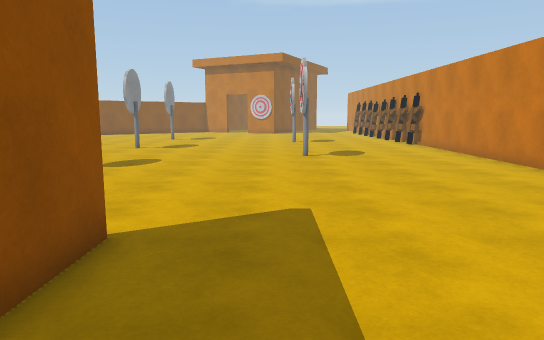
[1] (above)

24 first-person views from a walk through a 3-D level made in the Unity game engine. The camera is 1.5 m above the floor, tilts 8° down and sees 70° across. The floor is counted in squares, 1 m on a side. Each view is taken from the middle of a square. On the plan, view 1 faces up. The plan holds only what a view shows up to about 17 squares ahead; the rest is blank. The place goes on beyond the plan. The player character is not drawn. Surface patterns are stand-ins for the level's own textures.

[2]
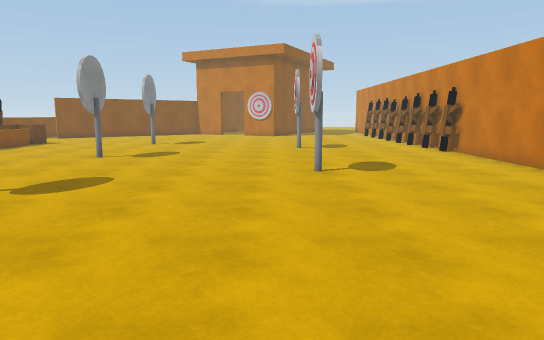

[3]
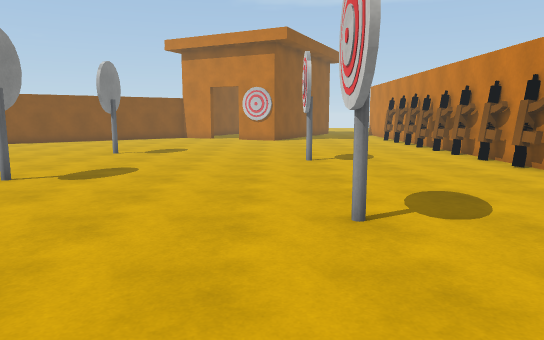

[4]
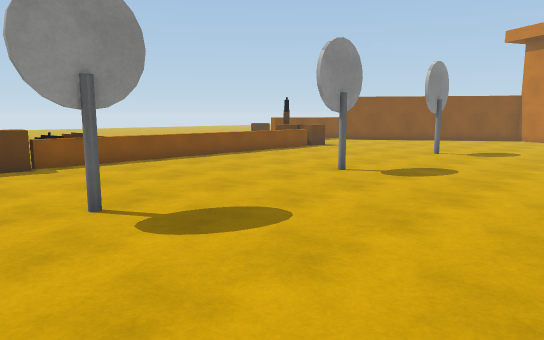

[5]
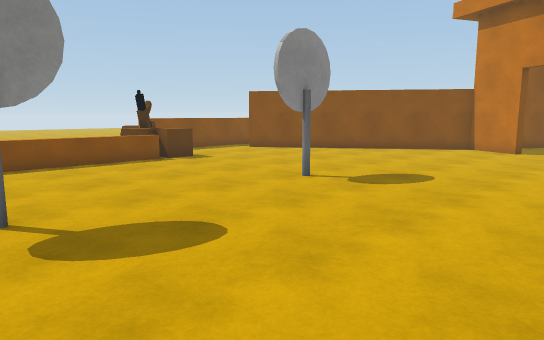

[6]
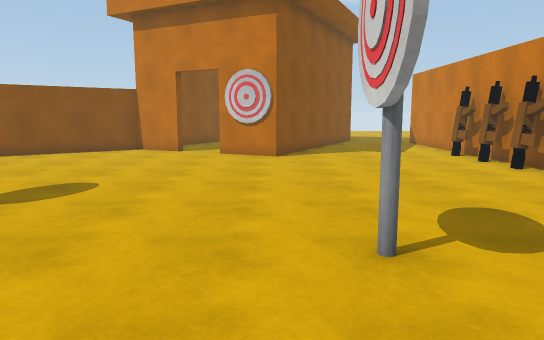

[7]
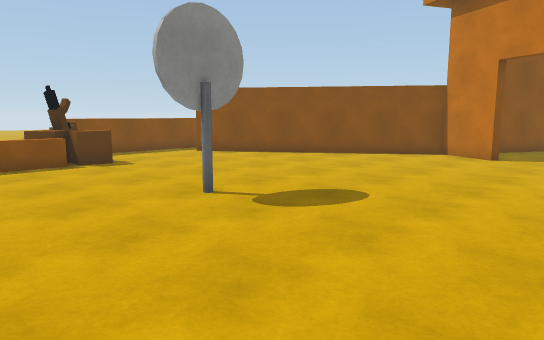

[8]
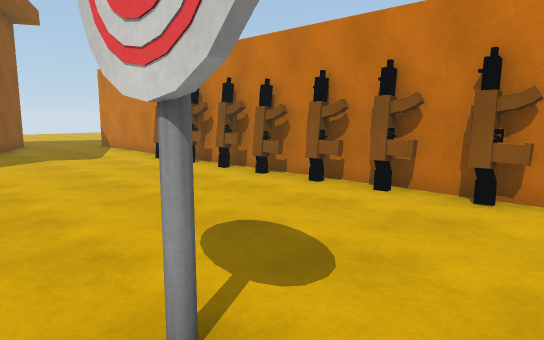

[9]
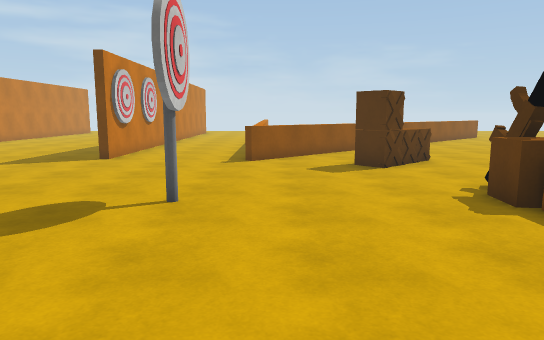

[10]
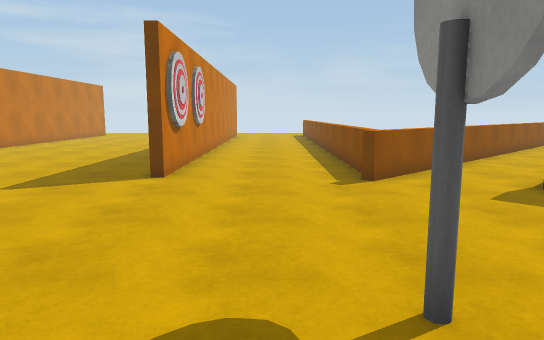

[11]
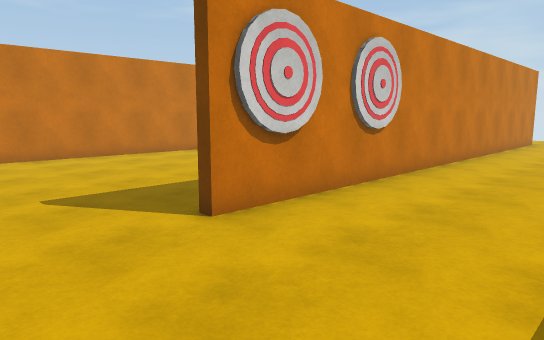

[12]
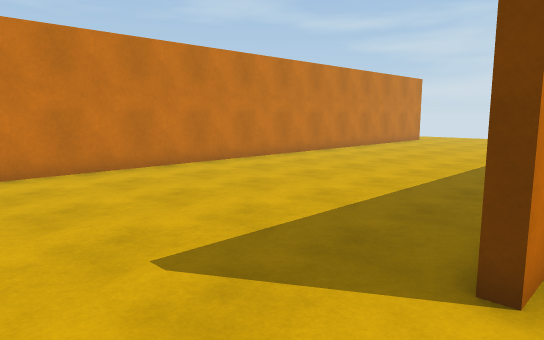

[13]
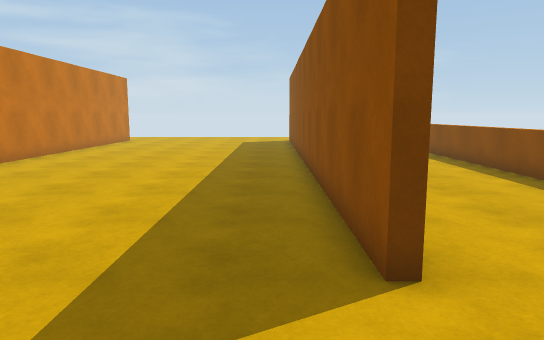

[14]
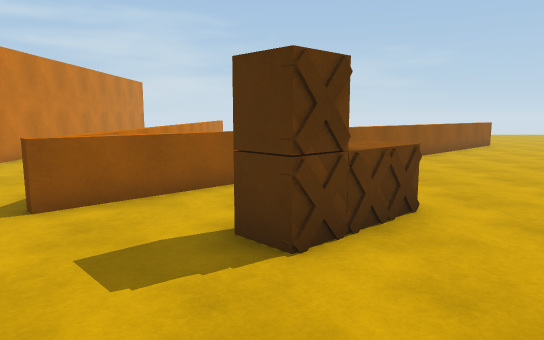

[15]
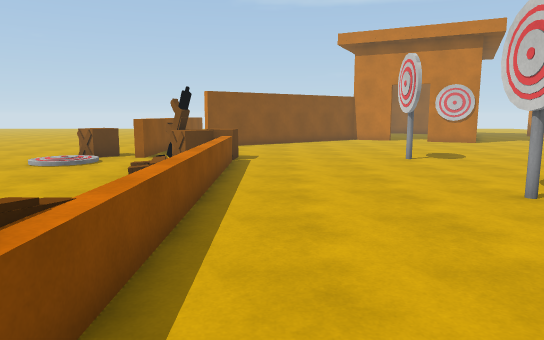

[16]
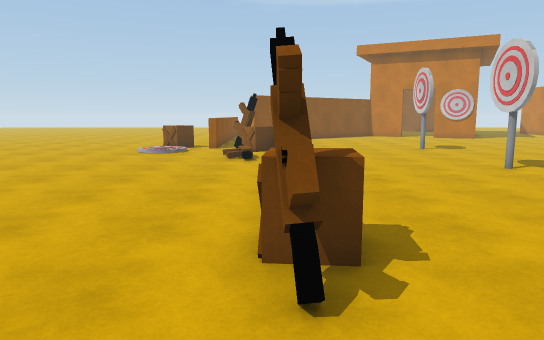

[17]
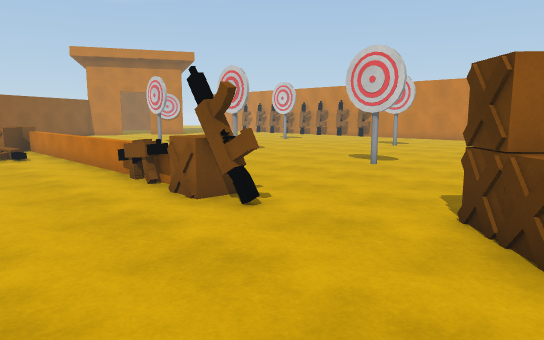

[18]
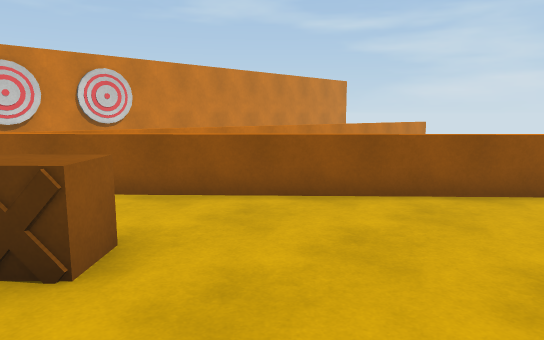

[19]
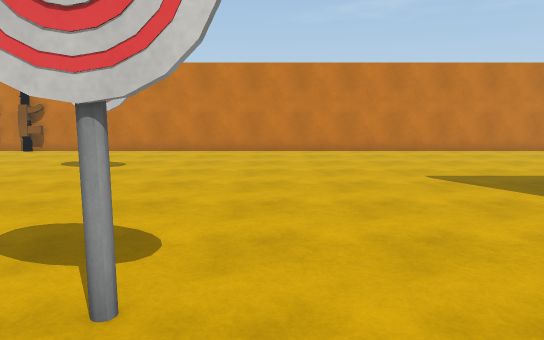

[20]
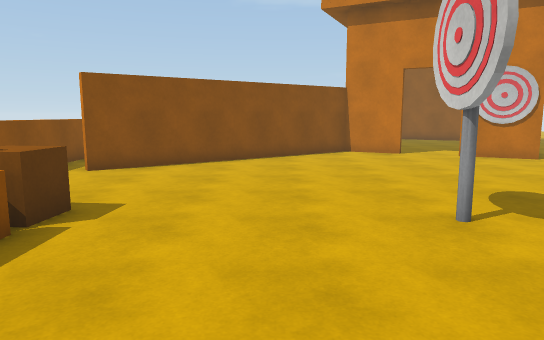

[21]
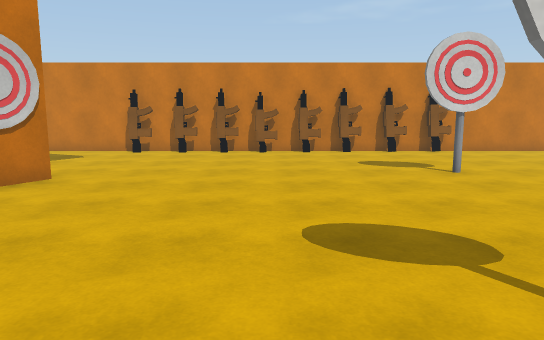

[22]
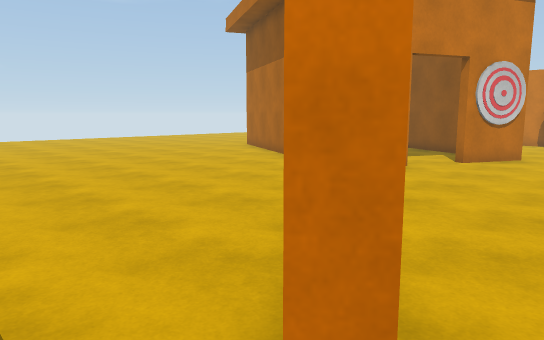

[23]
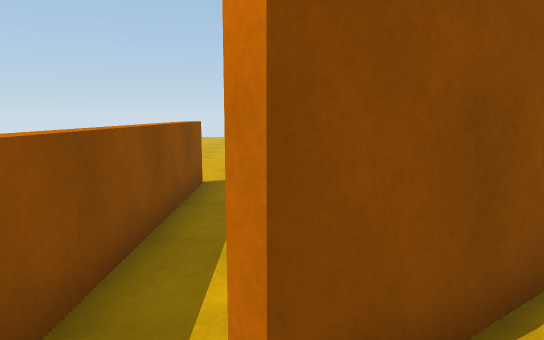

[24]
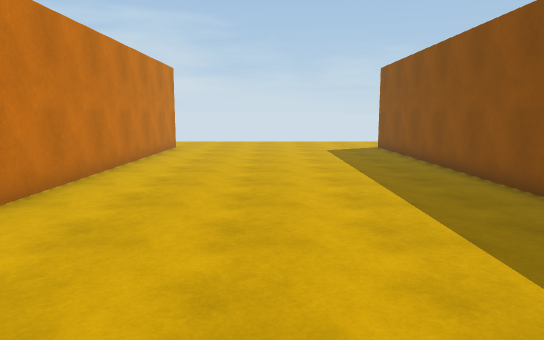

### Floor plan
Points are (right, up) in squares from view 1. A wall is a line through its corners. A room is listed if a view was taken in it or the views show most of it. See-through windows are left out.
Room 1 (views 1, 2, 3, 4, 5, 6, 7, 8, 9, 10, 11, 12, 13, 14, 15, 16, 17, 18, 19, 20, 21, 22, 23, 24)
walls: (-2, 4.8) (-2, -9.5); (-7.4, 4) (-7.4, -7.8); (-15.6, 29.6) (-15.6, 25.1); (-3.7, 34.7) (-3.9, 34.3) (-5.9, 35.3) (-14, 29.5) (-14.3, 29.8); (1, 34.7) (1.5, 35.6); (1.6, 35.2) (0.2, 32.3) (-2.1, 33.4) (-1.9, 33.8); (-17.5, -4.4) (-7.3, 5.2) (-7, 4.9); (-2.4, -9.5) (-2.4, 4.8); (7.6, -9.5) (7.6, 35.5)
low walls: (-12.6, 14.5) (-12.6, 23.4); (-12.3, 23.5) (-12.3, 12.4)
ways out: opening at (-15, 29)
objects: other object (-17, 25) to (-17, 26); other object (-15, 24) to (-14, 25); other object (-14, 23) to (-13, 24); other object (-13, 4) to (-13, 5); other object (-13, 10) to (-13, 11); other object (-13, 12) to (-13, 14); other object (-13, 24) to (-12, 25); other object (-12, 5) to (-12, 6); other object (-12, 11) to (-12, 12); other object (-11, 6) to (-11, 7); other object (-6, 10); other object (-6, 11); other object (-6, 18); other object (-6, 19); other object (-6, 24); other object (-6, 25); other object (1, 14); other object (1, 15); other object (1, 22); other object (1, 23); other object (7, 20); other object (7, 22); other object (7, 23) to (7, 24); other object (7, 25) to (7, 26); other object (7, 27) to (7, 28); other object (7, 29); other object (7, 30) to (7, 31); other object (7, 32) to (7, 33)

Where each view was taken, in squares from view 1:
view 1: 0 up, 0 right, facing up
view 2: 4 up, 0 right, facing up
view 3: 9 up, 0 right, facing up
view 4: 9 up, 0 right, facing up-left
view 5: 17 up, 0 right, facing up-left
view 6: 18 up, 0 right, facing up
view 7: 20 up, 0 right, facing up-left
view 8: 20 up, 0 right, facing up-right
view 9: 18 up, 8 left, facing down
view 10: 14 up, 5 left, facing down
view 11: 8 up, 7 left, facing down-right
view 12: 8 up, 3 left, facing down-right
view 13: 8 up, 1 left, facing down
view 14: 11 up, 11 left, facing down
view 15: 11 up, 11 left, facing up
view 16: 7 up, 13 left, facing up
view 17: 5 up, 17 left, facing up-right
view 18: 6 up, 17 left, facing down-right
view 19: 10 up, 9 left, facing right
view 20: 19 up, 9 left, facing up
view 21: 27 up, 9 left, facing right
view 22: 29 up, 15 left, facing up-right
view 23: 28 up, 14 left, facing up
view 24: 3 up, 3 right, facing down
